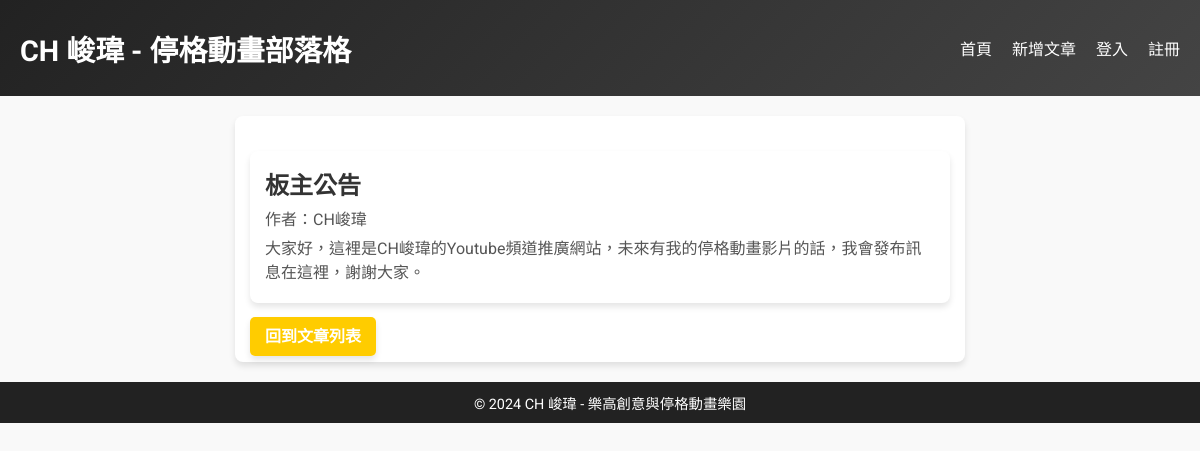
The app's page /article/1 with its own data.
### app.py (models this page shows, shortened)
class Article(db.Model):
    id = db.Column(db.Integer, primary_key=True)
    title = db.Column(db.String(100), nullable=False)
    author_id = db.Column(db.Integer, db.ForeignKey('user.id'), nullable=False)
    content = db.Column(db.Text, nullable=False)
    created_at = db.Column(db.DateTime, default=datetime.utcnow, nullable=False)

class User(UserMixin, db.Model):
    id = db.Column(db.Integer, primary_key=True)
    username = db.Column(db.String(100), unique=True, nullable=False)
    password = db.Column(db.String(200), nullable=False)
    articles = db.relationship('Article', backref='author', lazy=True)

### app.py (the view)
@app.route('/article/<int:id>', methods=['GET', 'POST'])
def article(id):
    article = Article.query.get_or_404(id)
    form = ArticleForm()  # 初始化表單
    if request.method == 'POST' and form.validate_on_submit():
        pass
    return render_template('article.html', article=article, form=form)

### templates/article.html (shortened to what this page needs)
{% extends 'base.html' %}
{% block content %}
<div class="article-card">
    <h2>{{ article.title }}</h2>
    <p>作者：{{ article.author.username }}</p>
    <p>{{ article.content | safe }}</p>
</div>
<div class="actions">
    <a href="{{ url_for('index') }}" class="btn">回到文章列表</a>
</div>
{% endblock %}

### static/style.css (style rules this page uses)
body { font-family: 'Roboto', sans-serif; margin: 0; padding: 0; background-color: #f9f9f9; color: #333; }
h1, h2, h3 { margin: 0; color: #333; }
.btn, form button { padding: 10px 15px; color: #fff; background-color: #ffcc00; text-decoration: none; font-weight: bold; border-radius: 5px; transition: background-color 0.3s ease; box-shadow: 0 4px 6px rgba(0, 0, 0, 0.1); }
.article-card { background: #fff; margin: 20px 0; padding: 15px; border-radius: 8px; box-shadow: 0 4px 6px rgba(0, 0, 0, 0.1); }
.article-card p { color: #555; margin: 5px 0; }

### records on screen
Article: title "板主公告", content "大家好，這裡是CH峻瑋的Youtube頻道推廣網站，未來有我的停格動畫影片的話，我會發布訊息在這裡，謝謝大家。"
User: author.username "CH峻瑋"
